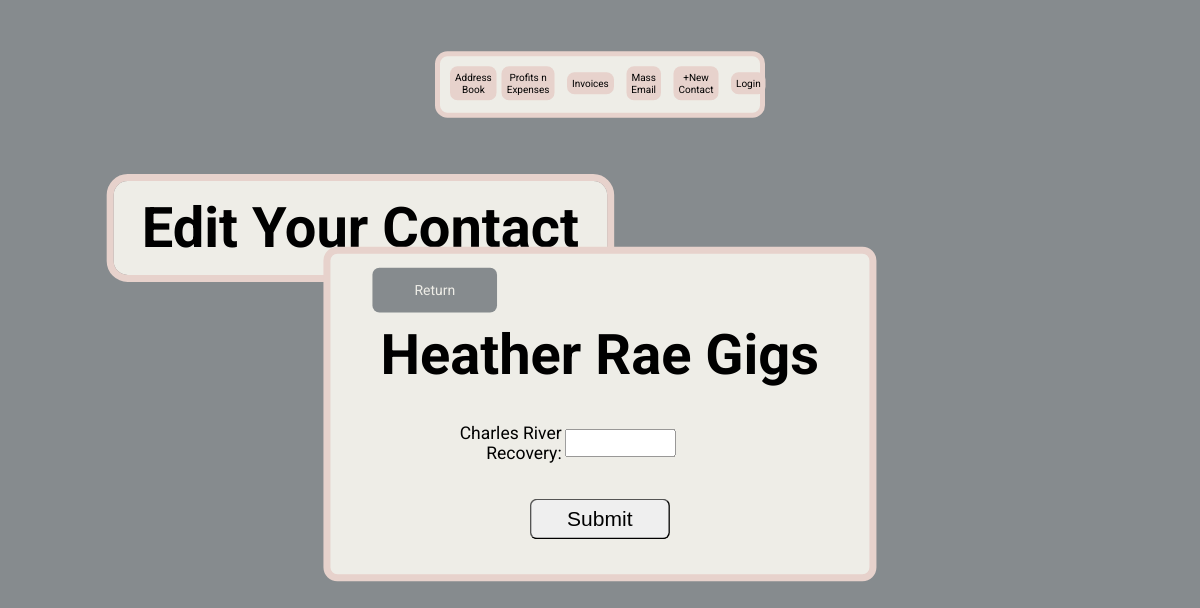
The page /edit-field/1/facility on the database as committed earlier.
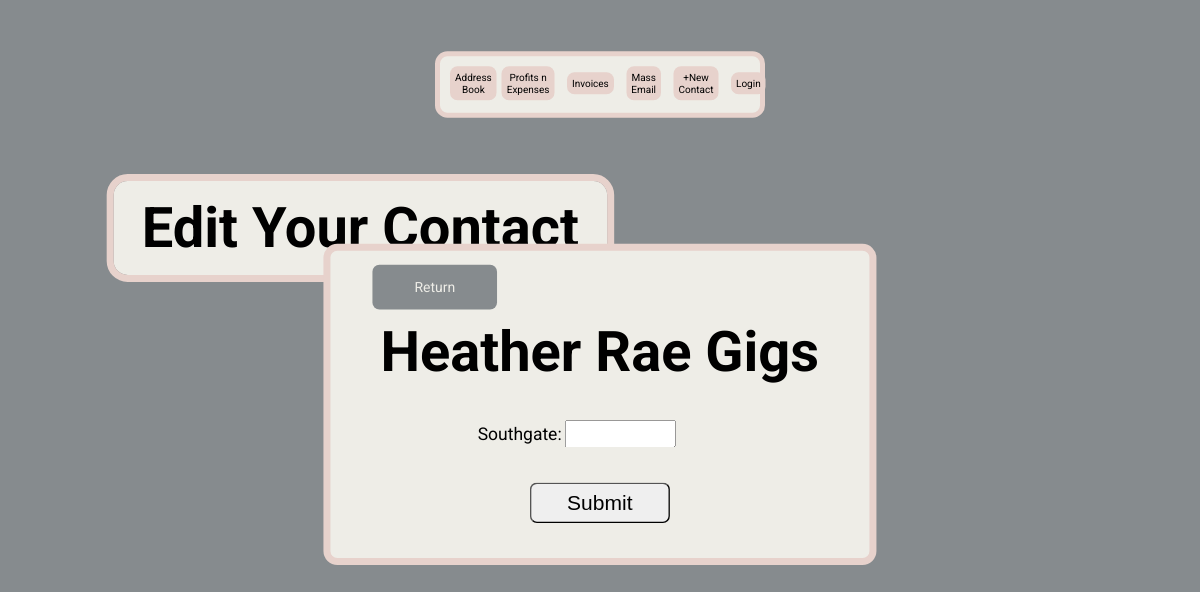
The same page on the database as committed later.
### main.py (models this page shows)
class DataBase(db.Model):
    __tablename__ = 'database'
    id = db.Column(db.Integer, primary_key=True)
    facility = db.Column(db.String(250), nullable=False)
    town = db.Column(db.String(250), nullable=False)
    street = db.Column(db.String(250), nullable=False)
    state = db.Column(db.String(250), nullable=False)
    zip_code = db.Column(db.String(250), nullable=False)
    distance_hour = db.Column(db.Integer)
    distance_min = db.Column(db.Integer)
    location_img_url = db.Column(db.String(250))
    mass_email = db.Column(db.Boolean)
    mileage = db.Column(db.Integer)
    contact_person = db.relationship('ContactTable')
    email = db.relationship('EmailTable')
    phone_number = db.relationship('PhoneNumberTable')
    preferred_day_time = db.relationship('PreferredDayTimeTable')
    venue_type = db.relationship('VenueTypeTable')
    performance_type = db.relationship('PerformanceTypeTable')
    duration = db.relationship('DurationTable')
    price_date = db.relationship('PriceDateTable')
    setlist = db.relationship('SetlistTable')
    marketing = db.relationship('MarketingTable')
    comments = db.relationship('CommentsTable')
    feedback = db.relationship('FeedbackTable')
    testimonials = db.relationship('TestimonialTable')
    invoice = db.relationship('InvoiceTable')

### main.py (the view)
@app.route('/edit-field/<int:id>/<field>', methods=['GET', 'POST'])
def edit_field(id, field):
    facility = DataBase.query.filter_by(id=id).first()
    form = AddressBookForm()
    venue = last_item(compare_field_return_data('facility', field, facility.facility))
    if 'contact_person' == field:
        contacts = return_table_list(facility.contact_person)
    else:
        contacts = None
    if 'distance_time' == field:
        distance_hour = facility.distance_hour
        distance_min = facility.distance_min
    else:
        distance_hour = None
        distance_min = None
    location_img = compare_field_return_data('location_img', field, facility.location_img_url)
    address = compare_field_address('address', field, facility.street, facility.town,
                                    facility.state, facility.zip_code)
    if 'phone_number' == field:
        phone_numbers = return_table_list(facility.phone_number)
    else:
        phone_numbers = None
    if 'email' == field:
        emails = return_table_list(facility.email)
        mass_email = facility.mass_email
    else:
        emails = None
        mass_email = None
    if 'preferred_day_time' == field:
        days_times = [[day_time.id, day_time.day, day_time.time] for day_time in facility.preferred_day_time]
    else:
        days_times = None
    if 'venue_type' == field or 'performance_type' == field or 'duration_list' == field:
        venue_box = True
        venue_types = return_table_list(facility.venue_type)
        performance_types = return_table_list(facility.performance_type)
        duration_list = [[hour_min.hour, hour_min.minute, hour_min.id] for hour_min in facility.duration]
    else:
        venue_box = None
        venue_types = None
        performance_types = None
        duration_list = None
    if 'date_price' == field:
        price_date_list = [[price_date.price, price_date.date, price_date.id] for price_date in facility.price_date]
    else:
        price_date_list = None
    if 'set_list' == field:
        setlist = return_list(facility.setlist, 'setlist')
        setlist_true = True
    else:
        setlist = None
        setlist_true = None
    if 'market_date' == field:
        market_date_table = return_list(facility.marketing, 'date')
        if market_date_table:
            market_date_list = []
            date_list = []
            facility_marketing = facility.marketing
            for date in market_date_table:
                if date not in date_list:
                    materials = [item.material for item in facility_marketing if item.date == date]
                    url_date = format_url_date(date)
                    market_date_list.append([materials, date, url_date])
                    date_list.append(date)
    else:
        market_date_list = None
    if 'comments' == field:
        comments = facility.comments
    else:
        comments = None
    if 'feedback' == field:
        feedback_list = facility.feedback
    else:
        feedback_list = None
    if 'testimonial' == field:
        testimonials = facility.testimonials
    else:
        testimonials = facility.testimonials
    return render_template('edit-field.html', id=id, facility=facility, form=form, field=field, venue=venue, contacts=contacts,
                           distance_hour=distance_hour, distance_min=distance_min, setlist_true=setlist_true,
                           phone_numbers=phone_numbers, location_img=location_img, address=address, emails=emails, mass_email=mass_email, days_times=days_times,
                           venue_types=venue_types, venue_type_list=venue_type_list, performance_types=performance_types,
                           performance_type_list=performance_type_list, duration_list=duration_list, venue_box=venue_box, price_date_list=price_date_list,
                           weekdays=weekdays,
                           setlist=setlist, market_date_list=market_date_list,
                           comments=comments, feedback_list=feedback_list,
                           feedback_list_items=feedback_list_items,
                           testimonials=testimonials)

### resources.py (called while the page is built)
def compare_field_return_data(correct_field, field, facility_object):
    if correct_field == field:
        if facility_object is None:
            return None
        elif '~' in facility_object:
            return facility_object.split('~')
        else:
            return [facility_object]
    else:
        return None

def compare_field_address(correct_field, field, street, town,
                          state, zip_code):
    if correct_field == field:
        return [street, town, state, zip_code]
    else:
        return None

def last_item(list):
    if list:
        return list[-1]
    else:
        return None

### templates/edit-field.html (shortened to what this page needs)
{% include 'header.html' %}
{% import "bootstrap/wtf.html" as wtf %}
<body>
    <h1 class="gigs editGigs">Edit Your Contact</h1>
    <form method="POST" action="{{ url_for('commit_edit', id=facility.id, field=field) }}" enctype="multipart/form-data">
        <div class="formContainerColumn">
            <div class="returnContainer">
                <a href="{{ url_for('facility_page', id=facility.id) }}">Return</a>
            </div>
            <h1 class="contactH1">Heather Rae Gigs</h1>
            <div class="formContainer">
                {% if venue %}
                    <div class="formRow">
                        <label class="leftItem">{{ venue }}:</label>
                        <input type="text" class="inputField" name="facility_">
                    </div>
                {% endif %}
            </div>
            {% if date_market or testimonials_list or comments%}
            {% else %}
                {{ form.submit(class_='submitButton') }}
            {% endif %}
        </div>
    </form>
</body>

Rows that differ between the two databases and show on the page:
changed DataBase: facility "Charles River Recovery" → "Southgate"
